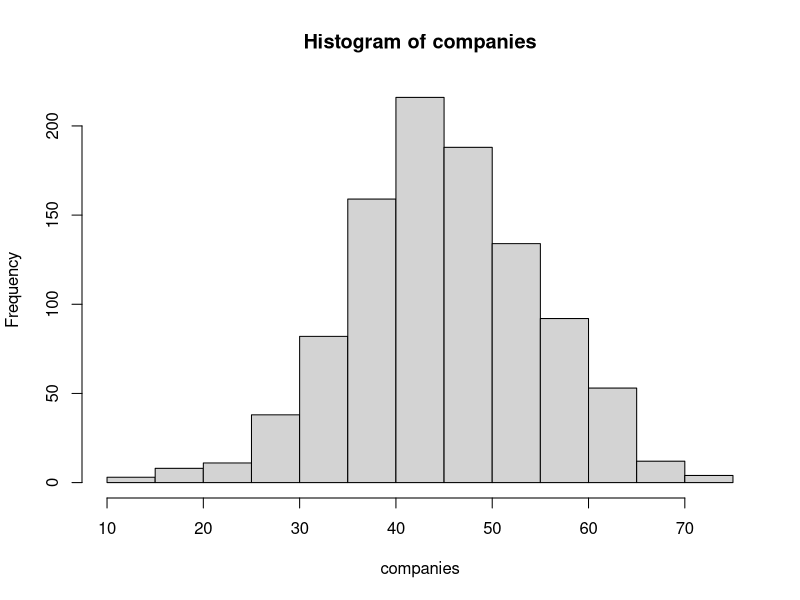
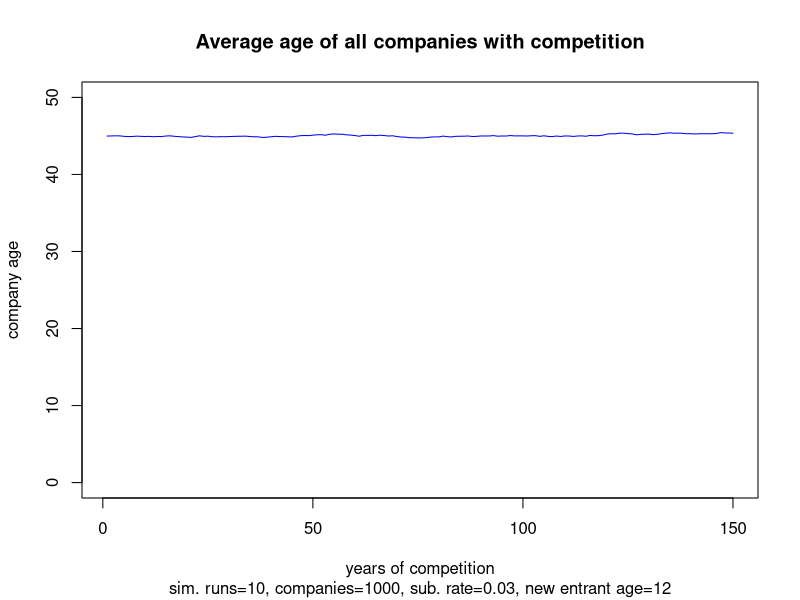

R code for these plots, in order:
## ---- chunk 1
# setup the environment
setwd = "~/Projects/CompanyAgeSimulation"
set.seed = 1024

# set starting parameters
starting_average_age = 45
starting_standard_deviation_age = 10
number_of_companies = 1000

# set simulation parameters
product_substitution_rate = .03
age_of_disruptor = 12
years_of_competition = 150
## ---- chunk 2
# create companies
companies <- round(rnorm(number_of_companies,
                         mean=starting_average_age,
                         sd=starting_standard_deviation_age
                         ),
                   digits=1)

# check company ages by plotting
summary(companies)
hist(companies)
## ---- chunk 3
# Function to return a new set of company ages after 1 year of competition
compete <- function(age_vector, substitution_rate){
  # Pick companies to be replaced by new entrants
  targets <- round(runif(substitution_rate*length(age_vector),
                         min=1, max=length(age_vector)
                         )
                   )
  
  # Age all companies by 1 year
  age_vector <- age_vector + 1
  
  # Replace target companies with new entrants
  age_vector[targets] <- age_of_disruptor
  return(age_vector)
  }

# simulate new companies entering and competing
substitute <- function(age_vector, run_years, substitution_rate){
  ages_all <- 0
  for(i in 1:run_years){
    age_vector <- compete(age_vector,substitution_rate)
    ages_all[i] = mean(age_vector)
    }
  return(ages_all)
  }

## ---- chunk 4
# run the analysis many times with standard parameters to check stability

# return the ages vector
sim <- function(x){
  ages = substitute(companies, years_of_competition, product_substitution_rate)
  return(ages)
  }

# function to return parameters over the year / sim run matrix
# returns summary table (min, max, average, others) of all sim runs, one summary per year
summarize_by_year <- function(year){
  return(summary(data[year,]))
}
  
sim_range=1:10

# Return many versions of the ages vector
# elements in data[i,j] are i years and j simulation runs
data=(sapply(sim_range,sim))
params_by_year = sapply(1:years_of_competition,summarize_by_year)
dim(params_by_year)

avg_by_year <- params_by_year['Mean',]
max_by_year <- params_by_year['Max.',]
min_by_year <- params_by_year['Min.',]


# plot a graph with age on the x axis, and low, mean, and high results
subtitle = paste0(c('sim. runs=',max(sim_range),
                    ', companies=',number_of_companies,
                    ', sub. rate=',product_substitution_rate,
                    ', new entrant age=',age_of_disruptor),
                  collapse="")
plot(1:years_of_competition,avg_by_year,
     type='l',
     ylim=c(0,50),
     col='blue',
     main='Average age of all companies with competition',
     sub=subtitle,
     xlab='years of competition',
     ylab='company age'
     )
#lines(1:years_of_competition,data[sd])
